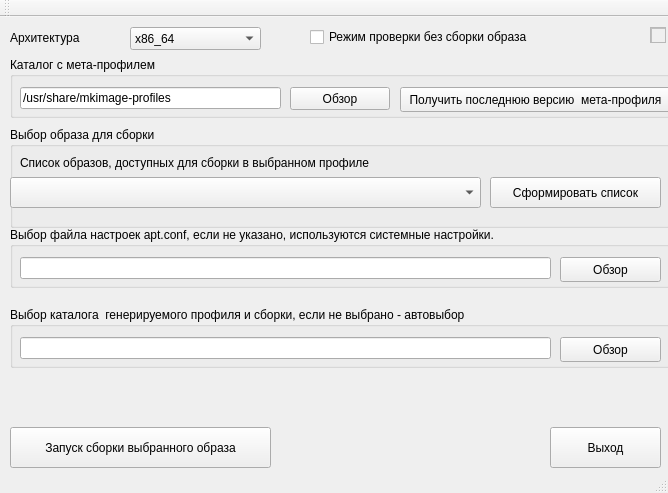
<?xml version="1.0" encoding="UTF-8"?>
<ui version="4.0">
 <class>MainWindow</class>
 <widget class="QMainWindow" name="MainWindow">
  <property name="geometry">
   <rect>
    <x>0</x>
    <y>0</y>
    <width>668</width>
    <height>493</height>
   </rect>
  </property>
  <property name="windowTitle">
   <string>MP-GUI</string>
  </property>
  <widget class="QWidget" name="centralWidget">
   <widget class="QPushButton" name="pushButton_Exit">
    <property name="geometry">
     <rect>
      <x>550</x>
      <y>410</y>
      <width>111</width>
      <height>41</height>
     </rect>
    </property>
    <property name="text">
     <string>Выход</string>
    </property>
   </widget>
   <widget class="QPushButton" name="pushButton_RunCreate">
    <property name="geometry">
     <rect>
      <x>10</x>
      <y>410</y>
      <width>261</width>
      <height>41</height>
     </rect>
    </property>
    <property name="text">
     <string>Запуск сборки выбранного образа</string>
    </property>
   </widget>
   <widget class="QLabel" name="label_4">
    <property name="geometry">
     <rect>
      <x>10</x>
      <y>10</y>
      <width>101</width>
      <height>21</height>
     </rect>
    </property>
    <property name="text">
     <string>Архитектура</string>
    </property>
   </widget>
   <widget class="QComboBox" name="cb_arch">
    <property name="geometry">
     <rect>
      <x>130</x>
      <y>10</y>
      <width>131</width>
      <height>23</height>
     </rect>
    </property>
    <item>
     <property name="text">
      <string>x86_64</string>
     </property>
    </item>
    <item>
     <property name="text">
      <string>i586</string>
     </property>
    </item>
   </widget>
   <widget class="QGroupBox" name="groupBox">
    <property name="geometry">
     <rect>
      <x>10</x>
      <y>40</y>
      <width>661</width>
      <height>61</height>
     </rect>
    </property>
    <property name="title">
     <string>Каталог с мета-профилем</string>
    </property>
    <widget class="QLineEdit" name="DirProfiles">
     <property name="geometry">
      <rect>
       <x>10</x>
       <y>30</y>
       <width>261</width>
       <height>22</height>
      </rect>
     </property>
     <property name="text">
      <string>/usr/share/mkimage-profiles</string>
     </property>
     <property name="readOnly">
      <bool>true</bool>
     </property>
    </widget>
    <widget class="QPushButton" name="pushButton_DirProfiles">
     <property name="geometry">
      <rect>
       <x>280</x>
       <y>30</y>
       <width>100</width>
       <height>23</height>
      </rect>
     </property>
     <property name="text">
      <string>Обзор</string>
     </property>
    </widget>
    <widget class="QPushButton" name="pushButton_git">
     <property name="geometry">
      <rect>
       <x>390</x>
       <y>30</y>
       <width>271</width>
       <height>25</height>
      </rect>
     </property>
     <property name="text">
      <string>Получить последнюю версию  мета-профиля</string>
     </property>
    </widget>
   </widget>
   <widget class="QGroupBox" name="groupBox_2">
    <property name="geometry">
     <rect>
      <x>10</x>
      <y>110</y>
      <width>661</width>
      <height>101</height>
     </rect>
    </property>
    <property name="title">
     <string>Выбор образа для сборки</string>
    </property>
    <widget class="QLabel" name="label_5">
     <property name="geometry">
      <rect>
       <x>10</x>
       <y>20</y>
       <width>481</width>
       <height>31</height>
      </rect>
     </property>
     <property name="text">
      <string>Список образов, доступных для сборки в выбранном профиле</string>
     </property>
    </widget>
    <widget class="QComboBox" name="comboBox_ListDistro">
     <property name="geometry">
      <rect>
       <x>0</x>
       <y>50</y>
       <width>471</width>
       <height>31</height>
      </rect>
     </property>
    </widget>
    <widget class="QPushButton" name="pushButton_ListInit">
     <property name="geometry">
      <rect>
       <x>480</x>
       <y>50</y>
       <width>171</width>
       <height>31</height>
      </rect>
     </property>
     <property name="text">
      <string>Сформировать список</string>
     </property>
    </widget>
   </widget>
   <widget class="QTextEdit" name="ListDistro">
    <property name="enabled">
     <bool>false</bool>
    </property>
    <property name="geometry">
     <rect>
      <x>650</x>
      <y>10</y>
      <width>16</width>
      <height>16</height>
     </rect>
    </property>
   </widget>
   <widget class="QGroupBox" name="groupBox_3">
    <property name="geometry">
     <rect>
      <x>10</x>
      <y>210</y>
      <width>661</width>
      <height>61</height>
     </rect>
    </property>
    <property name="title">
     <string>Выбор файла настроек apt.conf, если не указано, используются системные настройки.</string>
    </property>
    <widget class="QLineEdit" name="AptConf">
     <property name="geometry">
      <rect>
       <x>10</x>
       <y>30</y>
       <width>531</width>
       <height>22</height>
      </rect>
     </property>
     <property name="text">
      <string/>
     </property>
     <property name="readOnly">
      <bool>false</bool>
     </property>
    </widget>
    <widget class="QPushButton" name="pushButton_AptConf">
     <property name="geometry">
      <rect>
       <x>550</x>
       <y>30</y>
       <width>101</width>
       <height>25</height>
      </rect>
     </property>
     <property name="text">
      <string>Обзор</string>
     </property>
    </widget>
   </widget>
   <widget class="QGroupBox" name="groupBox_4">
    <property name="geometry">
     <rect>
      <x>10</x>
      <y>290</y>
      <width>661</width>
      <height>61</height>
     </rect>
    </property>
    <property name="title">
     <string>Выбор каталога  генерируемого профиля и сборки, если не выбрано - автовыбор</string>
    </property>
    <widget class="QPushButton" name="pushButton_BuildDir">
     <property name="geometry">
      <rect>
       <x>550</x>
       <y>30</y>
       <width>101</width>
       <height>25</height>
      </rect>
     </property>
     <property name="text">
      <string>Обзор</string>
     </property>
    </widget>
    <widget class="QLineEdit" name="BuildDir">
     <property name="geometry">
      <rect>
       <x>10</x>
       <y>30</y>
       <width>531</width>
       <height>22</height>
      </rect>
     </property>
     <property name="readOnly">
      <bool>false</bool>
     </property>
    </widget>
   </widget>
   <widget class="QCheckBox" name="checkBox_Check">
    <property name="geometry">
     <rect>
      <x>310</x>
      <y>10</y>
      <width>221</width>
      <height>20</height>
     </rect>
    </property>
    <property name="text">
     <string>Режим проверки без сборки образа</string>
    </property>
   </widget>
   <widget class="QLabel" name="label">
    <property name="geometry">
     <rect>
      <x>30</x>
      <y>360</y>
      <width>361</width>
      <height>16</height>
     </rect>
    </property>
    <property name="text">
     <string/>
    </property>
   </widget>
  </widget>
  <widget class="QMenuBar" name="menuBar">
   <property name="geometry">
    <rect>
     <x>0</x>
     <y>0</y>
     <width>668</width>
     <height>23</height>
    </rect>
   </property>
  </widget>
  <widget class="QToolBar" name="mainToolBar">
   <attribute name="toolBarArea">
    <enum>TopToolBarArea</enum>
   </attribute>
   <attribute name="toolBarBreak">
    <bool>false</bool>
   </attribute>
  </widget>
  <widget class="QStatusBar" name="statusBar"/>
 </widget>
 <layoutdefault spacing="6" margin="11"/>
 <resources/>
 <connections/>
</ui>
